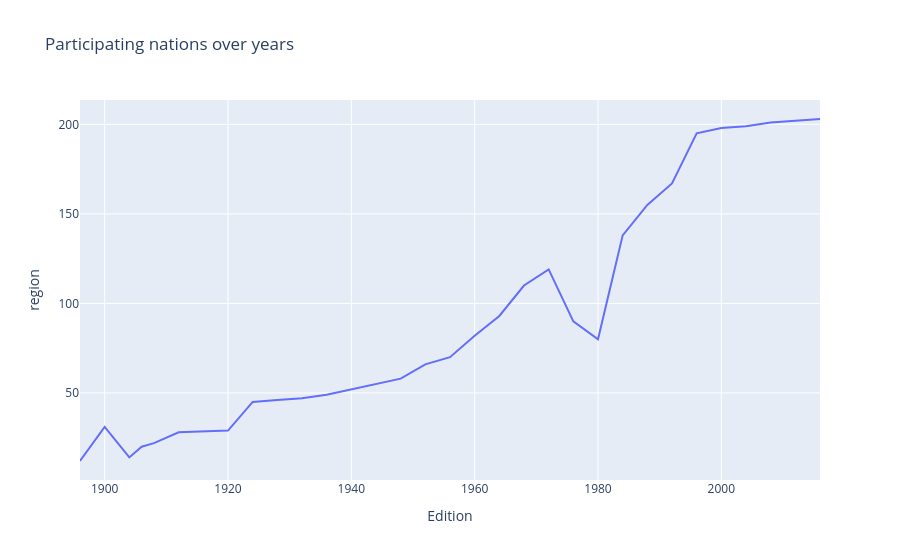

Here is the notebook cell this chart was saved with:
### Markdown cell above
### Growth of participating nations over time

### Code cell
nations_over_time = helper.data_over_time(df, 'region')

px.line(nations_over_time,
        x = "Edition",
        y = "region",
        title = "Participating nations over years")

### Figure 1 — Plotly figure (JSON) as saved in the notebook; plotly's stock layout.template omitted (floating-point values rounded to 4 significant figures)
{"data": [{"hovertemplate": "Edition=%{x}<br>region=%{y}<extra></extra>", "legendgroup": "", "line": {"color": "#636efa", "dash": "solid"}, "marker": {"symbol": "circle"}, "mode": "lines", "name": "", "orientation": "v", "showlegend": false, "type": "scatter", "x": [1896, 1900, 1904, 1906, 1908, 1912, 1920, 1924, 1928, 1932, 1936, 1948, 1952, 1956, 1960, 1964, 1968, 1972, 1976, 1980, 1984, 1988, 1992, 1996, 2000, 2004, 2008, 2012, 2016], "xaxis": "x", "y": [12, 31, 14, 20, 22, 28, 29, 45, 46, 47, 49, 58, 66, 70, 82, 93, 110, 119, 90, 80, 138, 155, 167, 195, 198, 199, 201, 202, 203], "yaxis": "y"}], "layout": {"legend": {"tracegroupgap": 0}, "title": {"text": "Participating nations over years"}, "xaxis": {"anchor": "y", "domain": [0, 1], "title": {"text": "Edition"}}, "yaxis": {"anchor": "x", "domain": [0, 1], "title": {"text": "region"}}}}
